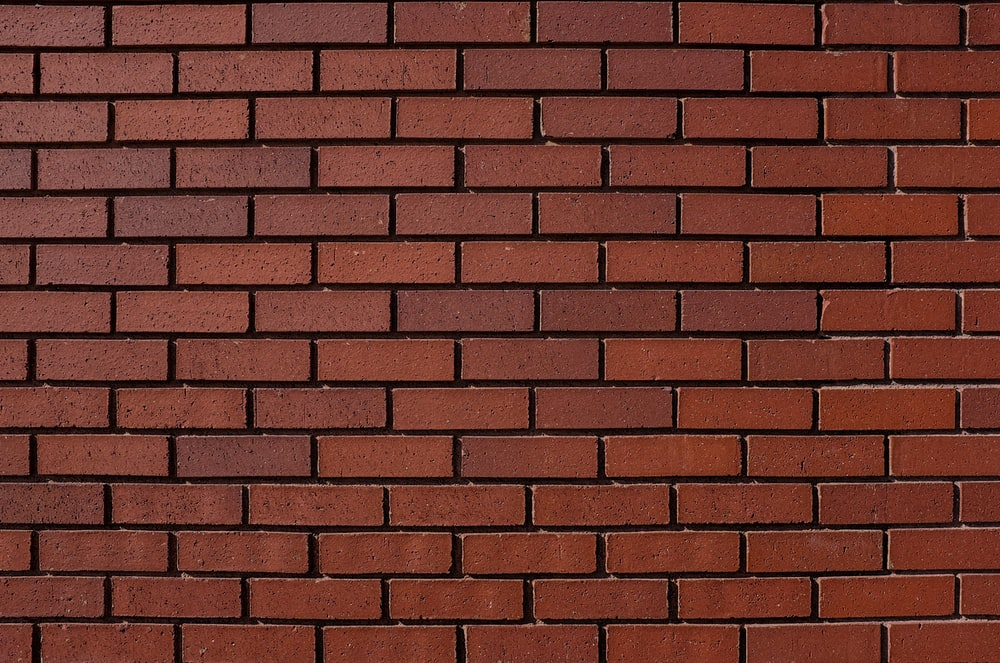
#> input picture CV_2/wall.jpg, 1000 x 663 px
$ jupyter execute --allow-errors 'Question 1.ipynb'   (shell and % lines are left out)
#> lines starting #> are read from the running program, lines starting #| are printed output that depends on the picture; after the words box and inside, x2 and y2 are one past the last pixel; in counts of white or black regions, pixels touching at a corner belong together
[cell 1]
import cv2
import numpy as np
import matplotlib.pyplot as plt

## Question 1
1. a. Take an image of the wall of your house and apply a sobel filter and count the number of edge pixels in the edge map

b. Do the same operation for the image of a tree ( capture your own image of the tree ) and report your observation on the two images

[cell 2]
img = cv2.imread("wall.jpg")
#> img is the input picture: shape (663, 1000, 3); mean B, G, R 43.9, 54.2, 106.5
gray = cv2.cvtColor(img, cv2.COLOR_BGR2GRAY)
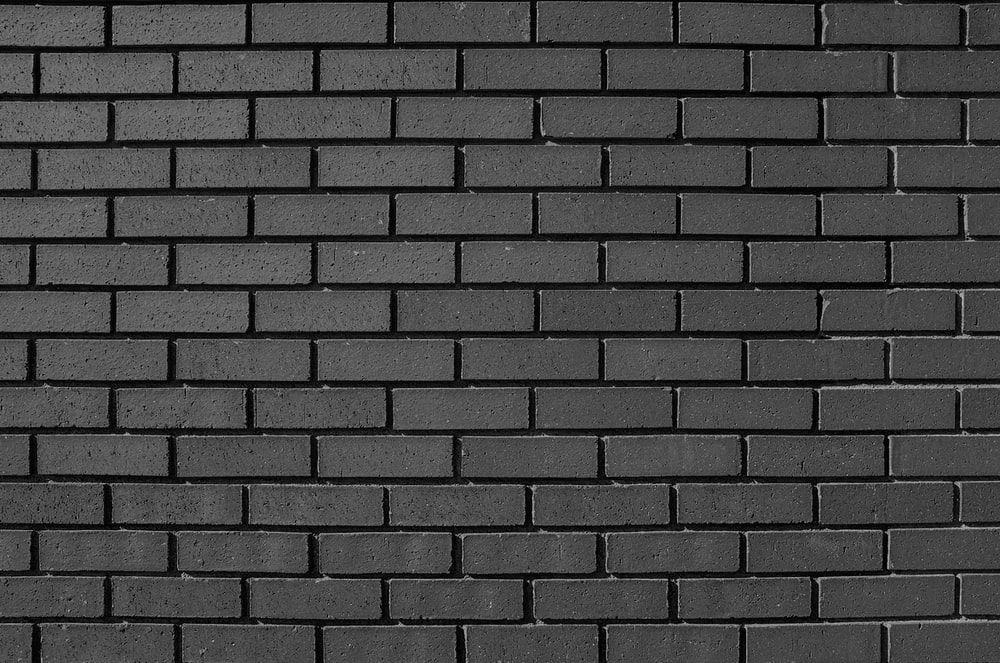
#> gray: shape (663, 1000); min 0, max 198, mean 68.7

plt.subplot(121),plt.imshow(cv2.cvtColor(img, cv2.COLOR_BGR2RGB))
plt.title('Original Image'), plt.xticks([]), plt.yticks([])
plt.subplot(122),plt.imshow(gray, cmap='gray')
plt.title('Gray Image'), plt.xticks([]), plt.yticks([])
plt.show()
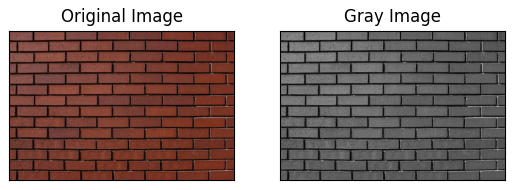
#> figure drawn by matplotlib, 2 panels

[cell 3]
ret, binary = cv2.threshold(gray, 127, 255, cv2.THRESH_BINARY)
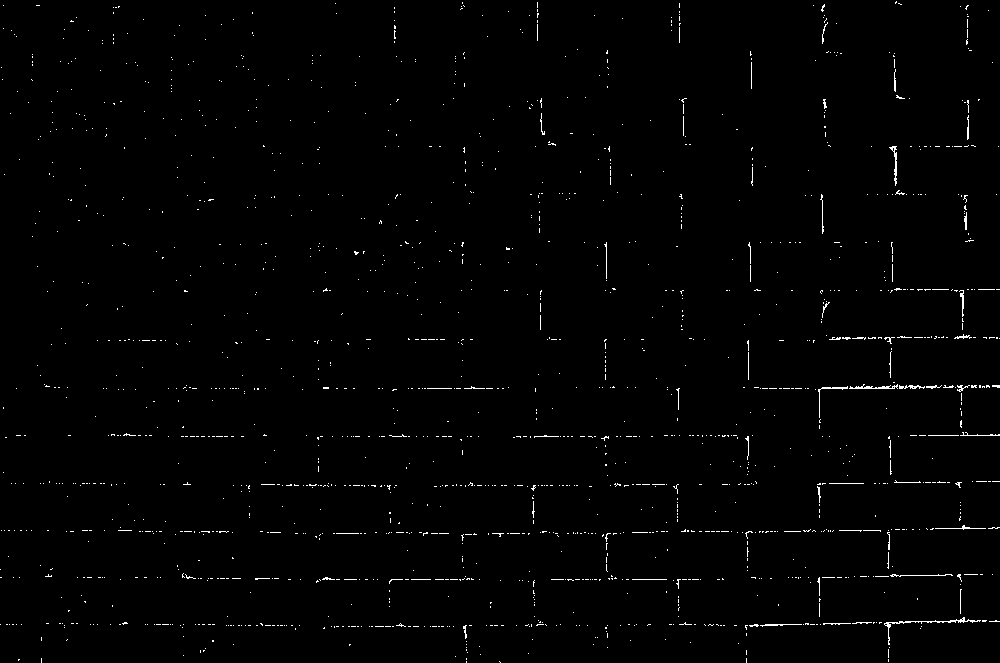
#> binary: shape (663, 1000); 0.98% white in thin lines or dots

[cell 4]
sobelx = cv2.Sobel(binary,-1,1,0,ksize=7)
#> sobelx: shape (663, 1000); 5.6% white; 1202 white regions (242 under 20 px), largest, box (x1, y1, x2, y2) and area: (886, 143, 903, 198) 326, (951, 287, 964, 342) 299, (955, 191, 970, 245) 292
sobely = cv2.Sobel(binary,-1,0,1,ksize=7)
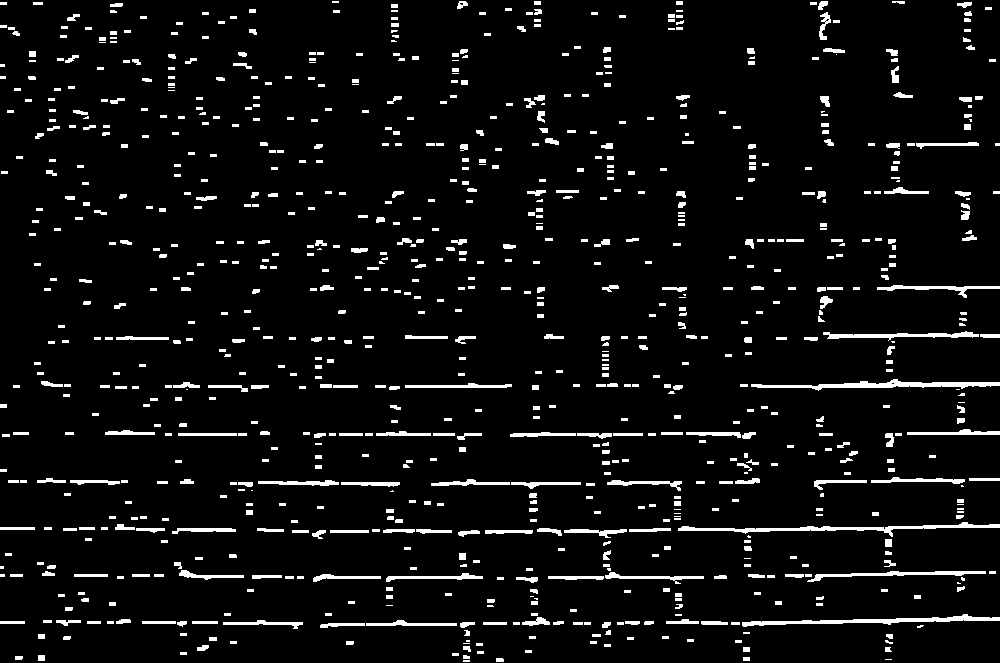
#> sobely: shape (663, 1000); 5.7% white; 895 white regions (101 under 20 px), largest, box (x1, y1, x2, y2) and area: (678, 522, 1000, 537) 1165, (751, 379, 1000, 391) 1112, (742, 614, 1000, 627) 1058
sobelxy = cv2.Sobel(binary,-1,1,1,ksize=7)
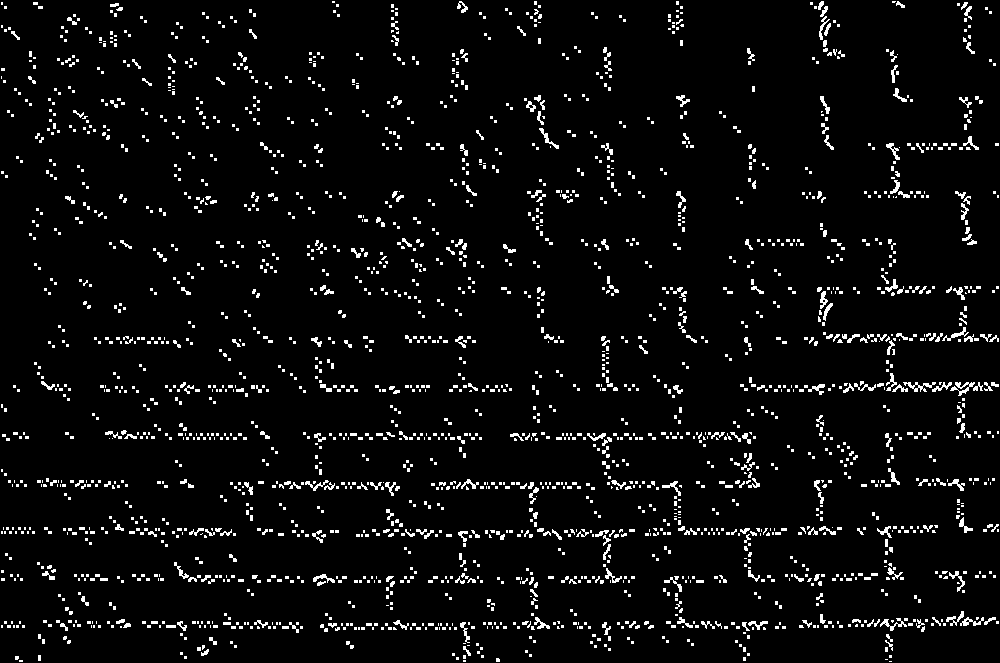
#> sobelxy: shape (663, 1000); 4.9% white in thin lines or dots

print("BINARY")
plt.imshow(cv2.cvtColor(binary, cv2.COLOR_BGR2RGB))
plt.show()
print("SOBEL-X")
plt.imshow(sobelx,cmap="gray")
plt.show()
print("SOBEL-Y")
plt.imshow(sobely,cmap="gray")
plt.show()

print("SOBEL-XY")
plt.imshow(sobelxy,cmap="gray")
plt.show()

[cell 5]
#binary.shape

[cell 6]
edges_sobelx=0
for i in range(sobelx.shape[0]):
    for j in range(sobelx.shape[1]):
        if (sobelx[i,j]>0):
            #print(sobelx[i][j])
            edges_sobelx+=1
#> after the loop, edges_sobelx = 37340
print("Sobelx shape :{}".format(sobelx.shape))
#| Sobelx shape :(663, 1000)
print("Edge pixels :{} out of {}".format(edges_sobelx,sobelx.size))
#| Edge pixels :37340 out of 663000

[cell 7]
edges_sobely=0
for i in range(sobely.shape[0]):
    for j in range(sobely.shape[1]):
        if (sobely[i,j]>0):
            edges_sobely+=1
#> after the loop, edges_sobely = 37596
print("Sobely shape :{}".format(sobelx.shape))
#| Sobely shape :(663, 1000)
print("Edge pixels :{} out of {}".format(edges_sobely,sobely.size))
#| Edge pixels :37596 out of 663000

[cell 8]
edges_sobelxy=0
for i in range(sobelxy.shape[0]):
    for j in range(sobelxy.shape[1]):
        if (sobelxy[i,j]>0):
            edges_sobelxy+=1
#> after the loop, edges_sobelxy = 32621
print("Sobelxy shape :{}".format(sobelxy.shape))
#| Sobelxy shape :(663, 1000)
print("Edge pixels :{} out of {}".format(edges_sobelxy,sobelxy.size))
#| Edge pixels :32621 out of 663000

# Inference
the Sobel image in the x-direction predominantly identifies vertical edges

And that in the y-direction identifies  horizontal edges

## Sobel with grayscale input

[cell 9]
sobelx = cv2.Sobel(gray,-1,1,0,ksize=5)
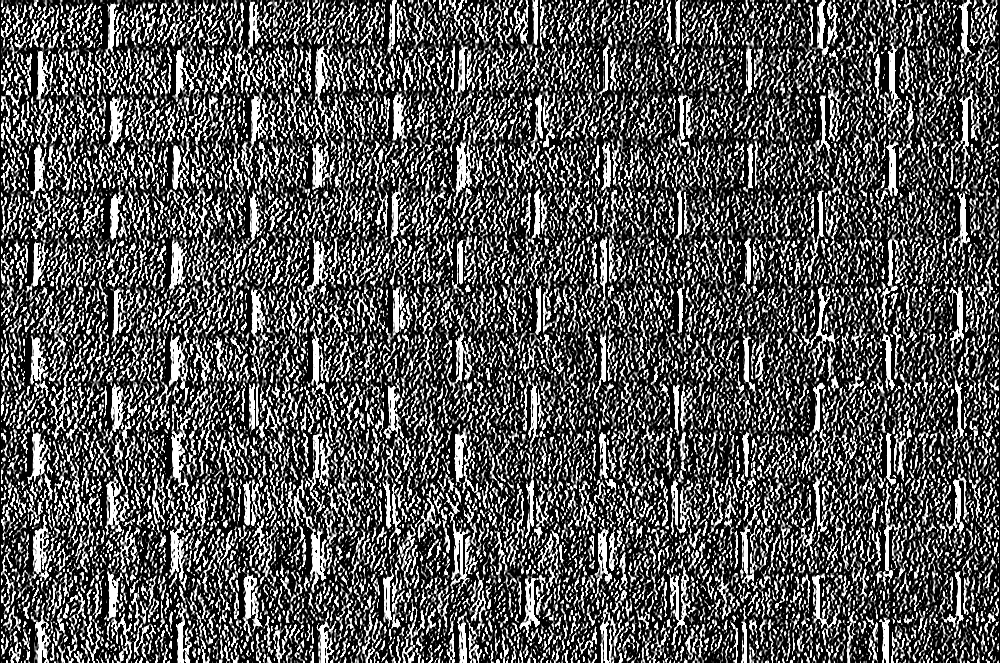
#> sobelx: shape (663, 1000); min 0, max 255, mean 85.3
sobely = cv2.Sobel(gray,-1,0,1,ksize=5)
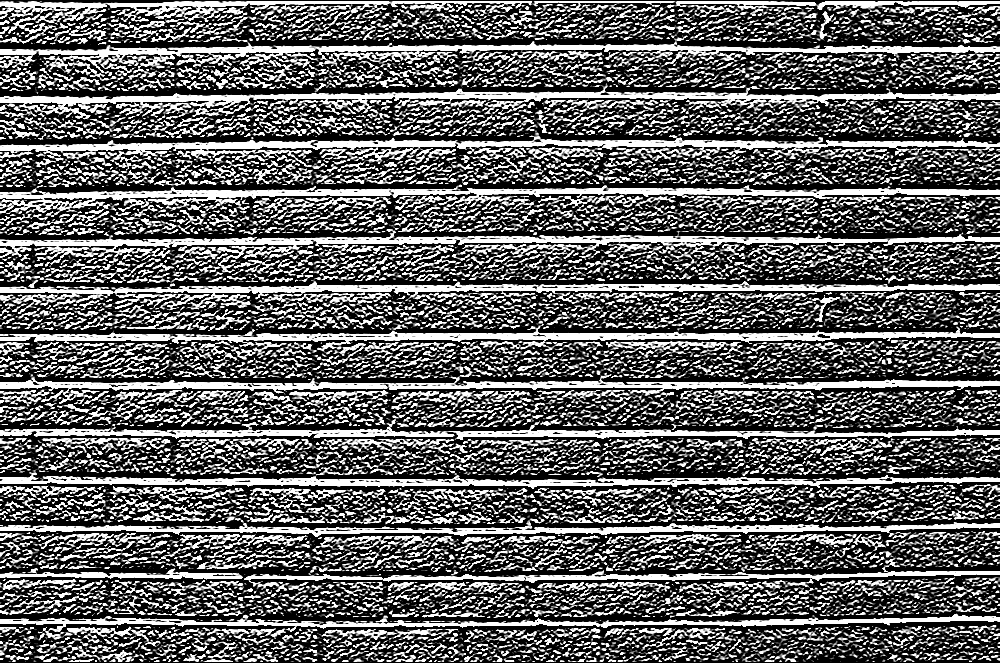
#> sobely: shape (663, 1000); min 0, max 255, mean 98.1

print("GRAY")
plt.imshow(cv2.cvtColor(gray, cv2.COLOR_BGR2RGB))
plt.show()
print("SOBEL-X")
plt.imshow(sobelx,cmap="gray")
plt.show()
print("SOBEL-Y")
plt.imshow(sobely,cmap="gray")
plt.show()

$ run again, with CV_2/tree.jpg copied over CV_2/wall.jpg
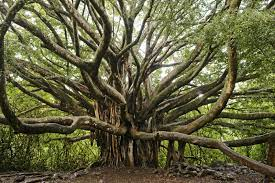
#> input picture CV_2/tree.jpg, 275 x 183 px
#> img is the input picture: shape (183, 275, 3); mean B, G, R 64.5, 97.5, 98.1
#> `ret, binary = cv2.threshold(gray, 127, 255, cv2.THRESH_BINARY)`:
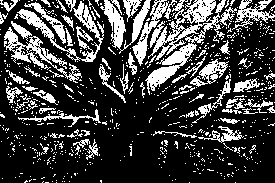
#> binary: shape (183, 275); 25.6% white; 702 white regions (640 under 20 px), largest, box (x1, y1, x2, y2) and area: (145, 0, 237, 95) 2516, (17, 0, 104, 62) 1160, (4, 27, 82, 83) 923
#> sobelxy: shape (183, 275); 38.6% white in thin lines or dots
#| Sobelx shape :(183, 275)
#| Edge pixels :20319 out of 50325
#| Sobely shape :(183, 275)
#| Edge pixels :19380 out of 50325
#| Sobelxy shape :(183, 275)
#| Edge pixels :19407 out of 50325
#> `sobely = cv2.Sobel(gray,-1,0,1,ksize=5)`:
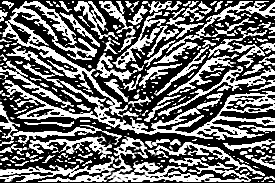
#> sobely: shape (183, 275); min 0, max 255, mean 109.3
